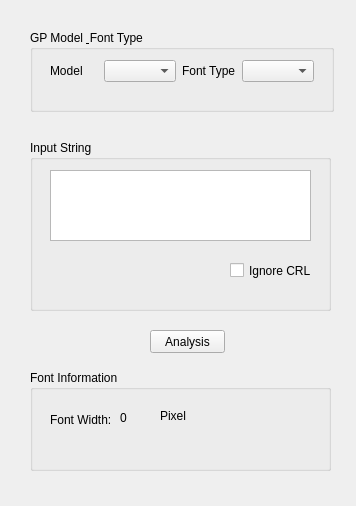
<?xml version="1.0" encoding="UTF-8"?>
<ui version="4.0">
 <class>FontDialog</class>
 <widget class="QWidget" name="FontDialog">
  <property name="geometry">
   <rect>
    <x>0</x>
    <y>0</y>
    <width>356</width>
    <height>506</height>
   </rect>
  </property>
  <property name="windowTitle">
   <string>FontDialog</string>
  </property>
  <widget class="QGroupBox" name="groupBox">
   <property name="geometry">
    <rect>
     <x>30</x>
     <y>30</y>
     <width>304</width>
     <height>82</height>
    </rect>
   </property>
   <property name="title">
    <string>GP Model &amp; Font Type</string>
   </property>
   <widget class="QWidget" name="layoutWidget">
    <property name="geometry">
     <rect>
      <x>20</x>
      <y>30</y>
      <width>264</width>
      <height>22</height>
     </rect>
    </property>
    <layout class="QHBoxLayout" name="horizontalLayout">
     <item>
      <widget class="QLabel" name="label">
       <property name="text">
        <string>Model</string>
       </property>
       <property name="buddy">
        <cstring>comboBox</cstring>
       </property>
      </widget>
     </item>
     <item>
      <widget class="QComboBox" name="comboBox"/>
     </item>
     <item>
      <widget class="QLabel" name="label_2">
       <property name="text">
        <string>Font Type</string>
       </property>
       <property name="buddy">
        <cstring>comboBox_2</cstring>
       </property>
      </widget>
     </item>
     <item>
      <widget class="QComboBox" name="comboBox_2"/>
     </item>
    </layout>
   </widget>
  </widget>
  <widget class="QGroupBox" name="groupBox_2">
   <property name="geometry">
    <rect>
     <x>30</x>
     <y>140</y>
     <width>301</width>
     <height>171</height>
    </rect>
   </property>
   <property name="title">
    <string>Input String</string>
   </property>
   <widget class="QPlainTextEdit" name="plainTextEdit">
    <property name="geometry">
     <rect>
      <x>20</x>
      <y>30</y>
      <width>261</width>
      <height>71</height>
     </rect>
    </property>
   </widget>
   <widget class="QCheckBox" name="checkBox">
    <property name="geometry">
     <rect>
      <x>200</x>
      <y>120</y>
      <width>81</width>
      <height>21</height>
     </rect>
    </property>
    <property name="text">
     <string>Ignore CRLF</string>
    </property>
   </widget>
  </widget>
  <widget class="QPushButton" name="pushButton">
   <property name="geometry">
    <rect>
     <x>150</x>
     <y>330</y>
     <width>75</width>
     <height>23</height>
    </rect>
   </property>
   <property name="text">
    <string>Analysis</string>
   </property>
  </widget>
  <widget class="QGroupBox" name="groupBox_3">
   <property name="geometry">
    <rect>
     <x>30</x>
     <y>370</y>
     <width>301</width>
     <height>101</height>
    </rect>
   </property>
   <property name="title">
    <string>Font Information</string>
   </property>
   <widget class="QLabel" name="label_3">
    <property name="geometry">
     <rect>
      <x>20</x>
      <y>40</y>
      <width>71</width>
      <height>20</height>
     </rect>
    </property>
    <property name="text">
     <string>Font Width:</string>
    </property>
   </widget>
   <widget class="QLabel" name="label_4">
    <property name="geometry">
     <rect>
      <x>90</x>
      <y>40</y>
      <width>21</width>
      <height>16</height>
     </rect>
    </property>
    <property name="text">
     <string>0</string>
    </property>
   </widget>
   <widget class="QLabel" name="label_5">
    <property name="geometry">
     <rect>
      <x>130</x>
      <y>40</y>
      <width>56</width>
      <height>12</height>
     </rect>
    </property>
    <property name="text">
     <string>Pixel</string>
    </property>
   </widget>
  </widget>
  <zorder>pushButton</zorder>
  <zorder>groupBox_2</zorder>
  <zorder>groupBox</zorder>
  <zorder>groupBox_3</zorder>
 </widget>
 <resources/>
 <connections/>
</ui>
